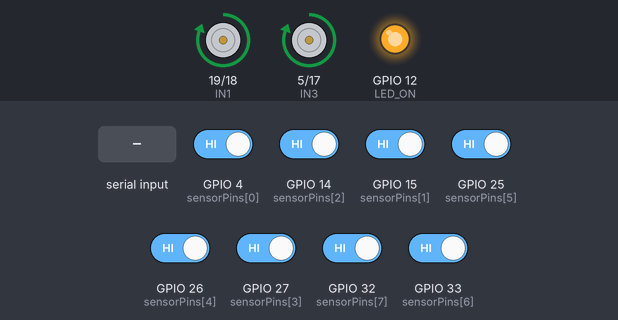
This sketch was run on a simulated ESP32. Shown: motor-driver pin pairs drawn as motors (green arrow = first pin HIGH = forward, orange = second pin HIGH = backward, longer = more drive, scaled by the enable pin), output pins drawn as LEDs (lit = HIGH). The test bench sets the inputs (shaded band); at power-on: GPIO 4 (sensorPins[0]), GPIO 14 (sensorPins[2]), GPIO 15 (sensorPins[1]), GPIO 25 (sensorPins[5]), GPIO 26 (sensorPins[4]), GPIO 27 (sensorPins[3]), GPIO 32 (sensorPins[7]), GPIO 33 (sensorPins[6]) HIGH. Nothing arrives over Bluetooth unless stated; what the sketch prints to the serial monitor is not drawn.

Above: at 4.9 s.
5.0 s: "c" received over Serial
6.5 s: GPIO 4 (sensorPins[0]) driven LOW
9.5 s: GPIO 4 (sensorPins[0]) driven HIGH
At 10.2 s:
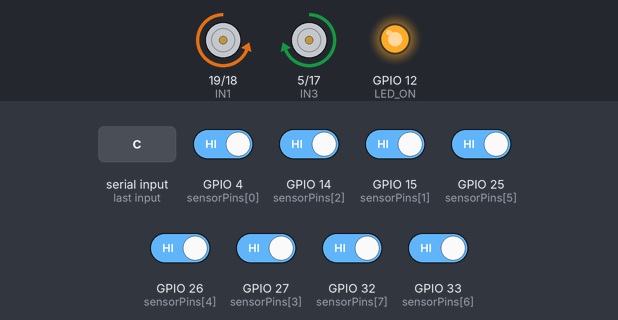
11.0 s: GPIO 4 (sensorPins[0]) driven LOW
At 11.3 s:
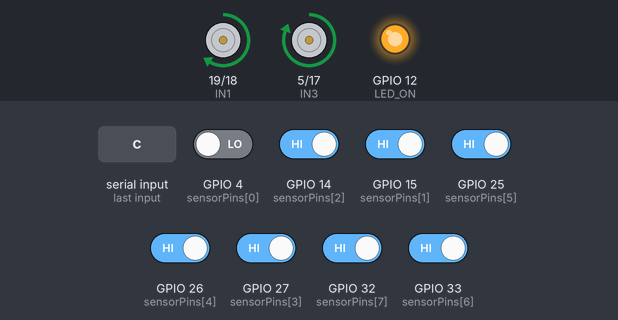
Timing chart, 0 to 13.5 s (numbered marks = the images above; inputs shaded):
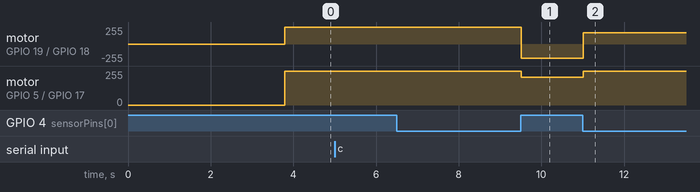

Measured:
- after the input at 9.5 s, motor on GPIO 19 (IN1) / GPIO 18 (IN2): forward 255/255 → backward 210/255 at once; motor on GPIO 5 (IN3) / GPIO 17 (IN4): forward 255/255 → forward 210/255 at once
- after the input at 11.0 s, motor on GPIO 19 (IN1) / GPIO 18 (IN2): backward 210/255 → forward 170/255 at once; motor on GPIO 5 (IN3) / GPIO 17 (IN4): forward 210/255 → forward 255/255 at once

The sketch:

Seguidor_Con_Control.ino
```cpp
#include <Arduino.h>
#include "BluetoothSerial.h"
#include "esp_timer.h"
#include <math.h>

#define BOOT_BUTTON 0

// ---------- Pines QTR8RC ----------
const uint8_t SensorCount = 8;
const uint8_t sensorPins[SensorCount] = {4, 15, 14, 27, 26, 25, 33, 32};
#define LED_ON 12

// ---------- Pines puente H ----------
#define IN1 19
#define IN2 18
#define IN3 5
#define IN4 17
#define ENA 23
#define ENB 22

// ---------- Geometría del robot ----------
const float distEje = 133.0; // mm
const float distSens = 9.525; // mm

// ---------- Variables sensor ----------
unsigned int rawValues[SensorCount];
unsigned int minVals[SensorCount];
unsigned int maxVals[SensorCount];
float thetaSensor[SensorCount];
volatile int sensor_activo[SensorCount];
uint16_t activo = 0;
volatile double theta = 0;
float entrada = 0;
int TH_ACTIVO = 650;
const unsigned int TIMEOUT_US = 3000;

// ---------- Variables motor ----------
const int v_max = 255;
const int v_min = 170;

// ---------- Variables envío ----------
volatile float envioValores[1000];
volatile int n = 0;

// ---------- Bluetooth ----------
BluetoothSerial SerialBT;
const unsigned long Ts = 10000;

// ---------- Timer ----------
bool started = false;
esp_timer_handle_t timer;

// ---------- Controlador (tus coeficientes EXACTOS) ----------
volatile float uk = 0, u_prev = 0, e_prev = 0;
// coeficientes tal como los diste
const float a1 = -0.5148f;
const float a2 = -0.4852f;
const float b0 = 71.9925f;
const float b1 = -131.2399f;
const float b2 = 60.2469f;

// tope que limita cuánto puede girar (ajusta si quieres más/menos efecto)
const int MAX_TURN_BIAS = 170;
const int TURN_INPLACE_THR = 120;

// ---------- Prototipos ----------
void periodic_timer_callback(void* arg);
void Control(float ang, float in);
void cerrar_izquierda(int v);
void cerrar_derecha(int v);
void parar();
void avanzar(int v);
void readQTRRC(unsigned int *sensorValues);
void doCalibration(int samples = 300, int delayMs = 20);
void printCalibrationSummary();
void calcularTheta();

void setup() {
  Serial.begin(115200);
  SerialBT.begin("ESP32_Topicos");
  pinMode(LED_ON, OUTPUT);
  digitalWrite(LED_ON, HIGH);

  pinMode(IN1, OUTPUT);
  pinMode(IN2, OUTPUT);
  pinMode(IN3, OUTPUT);
  pinMode(IN4, OUTPUT);
  pinMode(ENA, OUTPUT);
  pinMode(ENB, OUTPUT);
  pinMode(BOOT_BUTTON, INPUT_PULLUP);

  const esp_timer_create_args_t timer_args = {
    .callback = &periodic_timer_callback,
    .name = "mi_timer"
  };
  esp_timer_create(&timer_args, &timer);

  for (uint8_t i = 0; i < SensorCount; i++) {
    minVals[i] = TIMEOUT_US;
    maxVals[i] = 0;
  }

  calcularTheta();
  delay(500);
  Serial.println("Iniciando calibración automática...");
  doCalibration(400, 5);
  Serial.println("Calibración automática completada.");
}

void loop() {
  char comando = 0;
  if (Serial.available()) {
    comando = Serial.read();
    if (comando == 'c') {
      Serial.println("Iniciando calibración manual...");
      parar(); // ← Detiene los motores antes de calibrar
      doCalibration(400, 5);
      Serial.println("Calibración manual completada.");
    } else if (comando == 'p') {
      printCalibrationSummary();
    }
  }

  // --- Procesamiento de sensores ---
  activo = 0;
  readQTRRC(rawValues);
  float num = 0;
  float den = 0;
  int idxDominante = -1;
  int maxValNorm = -1;
  for (uint8_t i = 0; i < SensorCount; i++) {
    int norm;
    if (maxVals[i] > minVals[i]) {
      long tmp = map(rawValues[i], minVals[i], maxVals[i], 0, 1000);
      tmp = constrain(tmp, 0, 1000);
      norm = (int)tmp;
    } else {
      norm = 0;
    }
    if (norm > TH_ACTIVO) {
      sensor_activo[activo] = i;
      activo++;
      num += thetaSensor[i] * norm;
      den += norm;
      if (norm > maxValNorm) {
        maxValNorm = norm;
        idxDominante = i;
      }
    }
  }

  if (activo == 1 && idxDominante >= 0) {
    theta = thetaSensor[idxDominante];
  } else if (activo > 1 && den > 0) {
    theta = num / den;
  } else {
    theta = 0;
  }

  // --- Mapa ASCII ---
  String mapa = "";
  for (uint8_t i = 0; i < SensorCount; i++) {
    int norm;
    if (maxVals[i] > minVals[i]) {
      long tmp = map(rawValues[i], minVals[i], maxVals[i], 0, 1000);
      tmp = constrain(tmp, 0, 1000);
      norm = (int)tmp;
    } else {
      norm = 0;
    }
    mapa += (norm > TH_ACTIVO) ? "⬛" : "⬜";
  }
  Serial.print("Mapa: "); Serial.println(mapa);
  Serial.print("Ángulo medido: "); Serial.print(theta, 2); Serial.println("°");
  Serial.println("-----------------------------");

  for (uint8_t i = 0; i < SensorCount; i++) sensor_activo[i] = 0;

  if (!started) {
    esp_timer_start_periodic(timer, Ts);
    started = true;
  }
}

// ====================== TU CONTROL (solo tu ecuación en diferencias) ======================
void Control(float ang, float in) {
  // Solo la ecuación en diferencias que proporcionaste:
  // y[k] = -a1*y[k-1] - a2*y[k-2] + b0*u[k] + b1*u[k-1] + b2*u[k-2]
  // donde u[k] = error = referencia - medida
  static float y1 = 0.0f, y2 = 0.0f;
  static float u1 = 0.0f, u2 = 0.0f;

  float error = in - ang;
  float u = error;

  float y = -a1 * y1 - a2 * y2 + b0 * u + b1 * u1 + b2 * u2;

  // actualizar memorias (importante)
  y2 = y1; y1 = y;
  u2 = u1; u1 = u;

  // limitar la señal de control para que no desborde motores
  if (y > (float)MAX_TURN_BIAS) y = (float)MAX_TURN_BIAS;
  if (y < -(float)MAX_TURN_BIAS) y = -(float)MAX_TURN_BIAS;

  uk = y;          // ahora uk es la salida efectiva del control
  u_prev = uk;
  e_prev = error;

  // ------------------- CONTROL DE VELOCIDAD (igual lógica tuya) -------------------
  int velocidad;
  const float k_vel = 5.0f;
  const float umbralCurva = 2.05f;

  if (fabs(error) < umbralCurva && activo > 0) {
    velocidad = v_max;
    avanzar(velocidad); // centrado -> ir recto a full
    return;
  } else if (fabs(error) > umbralCurva) {
    velocidad = v_min;
    // cae en cierre/giros: usamos tu lógica original de cierre si error grande
  } else {
    velocidad = constrain(v_max - (int)(k_vel * error * error), v_min, v_max);
  }

  // ------------------- USO DIRECTO DE uk para girar (diferencial) -------------------
  // Convertimos uk en un sesgo diferencial entre ruedas.
  // left = velocidad + bias, right = velocidad - bias
  int bias = (int)round(uk); // puede ser positivo o negativo
  // limitar bias a un rango razonable
  if (bias > MAX_TURN_BIAS) bias = MAX_TURN_BIAS;
  if (bias < -MAX_TURN_BIAS) bias = -MAX_TURN_BIAS;

  // SI error es muy grande, mantenemos el comportamiento de "cerrar" que tenías:
  if (error >= 12.0f) {
    // cierre/derecha (mantengo tu función, pero el bias puede aumentar el giro)
    // para evitar modificar mucho tu comportamiento, se mantiene la inversión de motores ahí
    cerrar_derecha(velocidad);
    return;
  } else if (error <= -12.0f) {
    cerrar_izquierda(velocidad);
    return;
  }

  // Modo normal: diferencial usando uk
  int v_left = constrain(velocidad + bias, v_min, v_max);
  int v_right = constrain(velocidad - bias, v_min, v_max);

  analogWrite(ENA, v_left);
  analogWrite(ENB, v_right);
  // ambos adelante
  digitalWrite(IN1, HIGH); digitalWrite(IN2, LOW);
  digitalWrite(IN3, HIGH); digitalWrite(IN4, LOW);
}

// ---------------- FUNCIONES MOVIMIENTO (exactas, salvo que ahora uk se usa en Control) ----------------
void cerrar_derecha(int v) {
  int v_izq = constrain(v + 40, v_min, v_max); // Motor izquierdo avanza más rápido
  int v_der = constrain(v + 40, v_min, v_max); // Motor derecho retrocede proporcionalmente
  analogWrite(ENA, v_izq);
  analogWrite(ENB, v_der);
  digitalWrite(IN1, HIGH); // Izquierdo adelante
  digitalWrite(IN2, LOW);
  digitalWrite(IN3, LOW);  // Derecho atrás
  digitalWrite(IN4, HIGH);
}

void cerrar_izquierda(int v) {
  int v_izq = constrain(v + 40, v_min, v_max);
  int v_der = constrain(v + 40, v_min, v_max);
  analogWrite(ENA, v_izq);
  analogWrite(ENB, v_der);
  digitalWrite(IN1, LOW);  // Izquierdo atrás
  digitalWrite(IN2, HIGH);
  digitalWrite(IN3, HIGH); // Derecho adelante
  digitalWrite(IN4, LOW);
}

void avanzar(int v) {
  analogWrite(ENA, v);
  analogWrite(ENB, v);
  digitalWrite(IN1, HIGH);
  digitalWrite(IN2, LOW);
  digitalWrite(IN3, HIGH);
  digitalWrite(IN4, LOW);
}

void parar() {
  analogWrite(ENA, 0);
  analogWrite(ENB, 0);
  digitalWrite(IN1, LOW);
  digitalWrite(IN2, LOW);
  digitalWrite(IN3, LOW);
  digitalWrite(IN4, LOW);
}

// ---------------- TIMER y TELEMETRÍA ----------------
void periodic_timer_callback(void* arg) {
  Control(theta, entrada);
  // ====== Envío binario a MATLAB ======
  float error_env = entrada - theta;
  float ref_env = entrada;
  float sal_env = theta;
  float ctrl_env = uk;
  byte buffer[16];
  memcpy(&buffer[0], &error_env, sizeof(float));
  memcpy(&buffer[4], &ref_env, sizeof(float));
  memcpy(&buffer[8], &sal_env, sizeof(float));
  memcpy(&buffer[12], &ctrl_env, sizeof(float));
  SerialBT.write(buffer, 16);
  if (n < 1000) n++;
}

// ---------------- SENSORES y CALIBRACIÓN (sin cambios lógicos) ----------------
void readQTRRC(unsigned int *sensorValues) {
  for (uint8_t i = 0; i < SensorCount; i++) {
    pinMode(sensorPins[i], OUTPUT);
    digitalWrite(sensorPins[i], HIGH);
  }
  delayMicroseconds(10);
  for (uint8_t i = 0; i < SensorCount; i++) {
    pinMode(sensorPins[i], INPUT);
  }
  unsigned long startTime = micros();
  bool done[SensorCount] = {false};
  while ((micros() - startTime) < TIMEOUT_US) {
    unsigned long elapsed = micros() - startTime;
    for (uint8_t i = 0; i < SensorCount; i++) {
      if (!done[i] && digitalRead(sensorPins[i]) == LOW) {
        sensorValues[i] = elapsed;
        done[i] = true;
      }
    }
  }
  for (uint8_t i = 0; i < SensorCount; i++) {
    if (!done[i]) sensorValues[i] = TIMEOUT_US;
  }
}

void doCalibration(int samples, int delayMs) {
  Serial.println("=== CALIBRACIÓN INICIADA ===");
  Serial.println("Mueve el robot sobre fondo blanco y línea negra repetidamente.");
  for (uint8_t i = 0; i < SensorCount; i++) {
    minVals[i] = TIMEOUT_US;
    maxVals[i] = 0;
  }
  unsigned int temp[SensorCount];
  for (int k = 0; k < samples; k++) {
    readQTRRC(temp);
    for (uint8_t i = 0; i < SensorCount; i++) {
      if (temp[i] < minVals[i]) minVals[i] = temp[i];
      if (temp[i] > maxVals[i]) maxVals[i] = temp[i];
    }
    delay(delayMs);
  }
  for (uint8_t i = 0; i < SensorCount; i++) {
    if (maxVals[i] <= minVals[i]) {
      maxVals[i] = minVals[i] + 1;
    }
  }
  printCalibrationSummary();
  TH_ACTIVO = 600;
  Serial.print("Umbral ajustado a ");
  Serial.println(TH_ACTIVO);
  Serial.println("============================");
  Serial.println("=== DATOS DE CALIBRACIÓN PARA PROMEDIO ===");
  Serial.print("minVals: ");
  for (uint8_t i = 0; i < SensorCount; i++) {
    Serial.print(minVals[i]);
    if (i < SensorCount - 1) Serial.print(", ");
  }
  Serial.println();
  Serial.print("maxVals: ");
  for (uint8_t i = 0; i < SensorCount; i++) {
    Serial.print(maxVals[i]);
    if (i < SensorCount - 1) Serial.print(", ");
  }
  Serial.println();
  Serial.println("==========================================");
}

void printCalibrationSummary() {
  Serial.println("Resumen de calibración:");
  for (uint8_t i = 0; i < SensorCount; i++) {
    Serial.print("s"); Serial.print(i);
    Serial.print(": min="); Serial.print(minVals[i]);
    Serial.print(" max="); Serial.print(maxVals[i]);
    Serial.print(" diff="); Serial.println(maxVals[i] - minVals[i]);
  }
}

void calcularTheta() {
  for (uint8_t i = 0; i < SensorCount; i++) {
    float xi = (i - 3.5) * distSens;
    thetaSensor[i] = -atan2(xi, distEje) * 180.0 / PI;
  }
}
```
